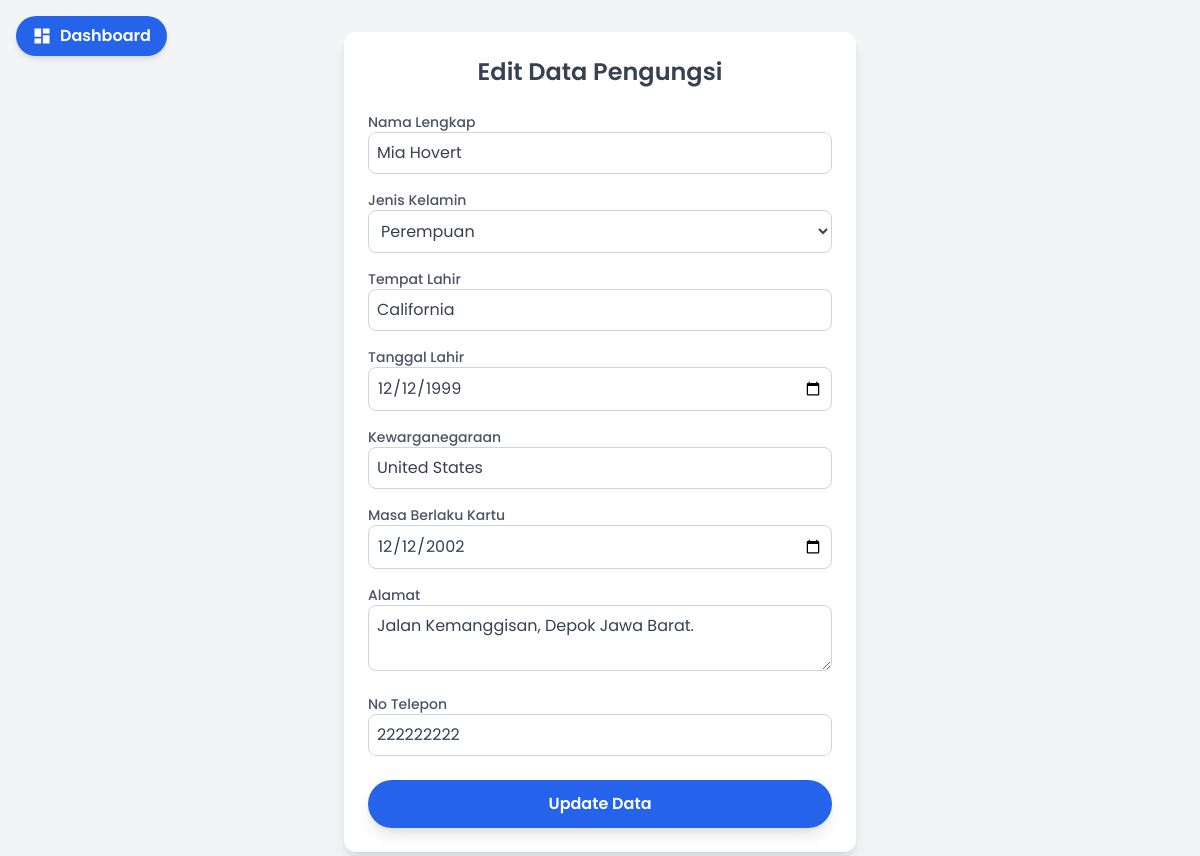
Screenshot of /admin/edit.php?id=10356245 with the database file from the repository.
### tables this page shows
CREATE TABLE `pengungsi` (
  `id_pengungsi` int(11) NOT NULL,
  `nama_lengkap` varchar(255) NOT NULL,
  `jenis_kelamin` enum('Laki-laki','Perempuan') NOT NULL,
  `tempat_lahir` varchar(255) NOT NULL,
  `tgl_lahir` date NOT NULL,
  `kewarganegaraan` varchar(255) NOT NULL,
  `masa_berlaku_kartu` date NOT NULL,
  `alamat` text NOT NULL,
  `no_tlp` varchar(20) NOT NULL,
  `foto` varchar(255) NOT NULL
);

### admin/edit.php (the view, shortened to what this page needs)
<?php
include 'db_connection.php';
$id_pengungsi = $_GET['id'];
$sql = "SELECT * FROM pengungsi WHERE id_pengungsi='$id_pengungsi'";
$result = $conn->query($sql);
$row = $result->fetch_assoc();
?>
<!DOCTYPE html>
<html lang="en">
<head>
    <link href="https://cdn.jsdelivr.net/npm/tailwindcss@2.2.19/dist/tailwind.min.css" rel="stylesheet">
    <link rel="stylesheet" href="https://cdn.jsdelivr.net/npm/sweetalert2@11/dist/sweetalert2.min.css">
</head>
<body class="bg-gray-100 min-h-screen flex items-center justify-center">
    <div class="fixed top-4 left-4">
        <a href="admin_dashboard.php" class="flex items-center bg-blue-600 hover:bg-blue-700 text-white font-semibold py-2 px-4 rounded-3xl shadow-md transition duration-300">
            <svg xmlns="http://www.w3.org/2000/svg" fill="currentColor" viewBox="0 0 24 24" class="w-5 h-5 mr-2">
                <path d="M3 13h8V3H3v10zm0 8h8v-6H3v6zM13 3v6h8V3h-8zm0 18h8v-10h-8v10z" />
            </svg>
            Dashboard
        </a>
    </div>
    <div class="container mx-auto my-8 max-w-lg p-6 bg-white shadow-lg rounded-xl">
        <h2 class="text-2xl font-semibold text-gray-700 mb-6 text-center">Edit Data Pengungsi</h2>
        <form action="edit.php?id=<?php echo $id_pengungsi; ?>" method="POST">
            <div class="space-y-4">
                <div>
                    <label for="nama_lengkap" class="block text-sm font-medium text-gray-600">Nama Lengkap</label>
                    <input type="text" id="nama_lengkap" name="nama_lengkap" value="<?php echo $row['nama_lengkap']; ?>" required class="w-full bg-white border border-gray-300 rounded-lg p-2 text-gray-700 focus:outline-none focus:border-blue-500">
                </div>
                <div>
                    <label for="jenis_kelamin" class="block text-sm font-medium text-gray-600">Jenis Kelamin</label>
                    <select id="jenis_kelamin" name="jenis_kelamin" required class="w-full bg-white border border-gray-300 rounded-lg p-2 text-gray-700 focus:outline-none focus:border-blue-500">
                        <option value="Perempuan" <?php echo ($row['jenis_kelamin'] == 'Perempuan') ? 'selected' : ''; ?>>Perempuan</option>
                    </select>
                </div>
                <div>
                    <label for="tempat_lahir" class="block text-sm font-medium text-gray-600">Tempat Lahir</label>
                    <input type="text" id="tempat_lahir" name="tempat_lahir" value="<?php echo $row['tempat_lahir']; ?>" required class="w-full bg-white border border-gray-300 rounded-lg p-2 text-gray-700 focus:outline-none focus:border-blue-500">
                </div>
                <div>
                    <label for="tgl_lahir" class="block text-sm font-medium text-gray-600">Tanggal Lahir</label>
                    <input type="date" id="tgl_lahir" name="tgl_lahir" value="<?php echo $row['tgl_lahir']; ?>" required class="w-full bg-white border border-gray-300 rounded-lg p-2 text-gray-700 focus:outline-none focus:border-blue-500">
                </div>
                <div>
                    <label for="kewarganegaraan" class="block text-sm font-medium text-gray-600">Kewarganegaraan</label>
                    <input type="text" id="kewarganegaraan" name="kewarganegaraan" value="<?php echo $row['kewarganegaraan']; ?>" required class="w-full bg-white border border-gray-300 rounded-lg p-2 text-gray-700 focus:outline-none focus:border-blue-500">
                </div>
                <div>
                    <label for="masa_berlaku_kartu" class="block text-sm font-medium text-gray-600">Masa Berlaku Kartu</label>
                    <input type="date" id="masa_berlaku_kartu" name="masa_berlaku_kartu" value="<?php echo $row['masa_berlaku_kartu']; ?>" required class="w-full bg-white border border-gray-300 rounded-lg p-2 text-gray-700 focus:outline-none focus:border-blue-500">
                </div>
                <div>
                    <label for="alamat" class="block text-sm font-medium text-gray-600">Alamat</label>
                    <textarea id="alamat" name="alamat" required class="w-full bg-white border border-gray-300 rounded-lg p-2 text-gray-700 focus:outline-none focus:border-blue-500"><?php echo $row['alamat']; ?></textarea>
                </div>
                <div>
                    <label for="no_tlp" class="block text-sm font-medium text-gray-600">No Telepon</label>
                    <input type="text" id="no_tlp" name="no_tlp" value="<?php echo $row['no_tlp']; ?>" required class="w-full bg-white border border-gray-300 rounded-lg p-2 text-gray-700 focus:outline-none focus:border-blue-500">
                </div>
            </div>
            <div class="mt-6">
                <button type="submit" class="w-full bg-blue-600 hover:bg-blue-700 text-white font-semibold py-3 rounded-3xl shadow-lg transition duration-300 focus:outline-none focus:ring-4 focus:ring-blue-300">Update Data</button>
            </div>
        </form>
    </div>
</body>
</html>

### admin/edit.php (style rules this page uses)
body { font-family: 'Poppins', sans-serif; }

### rows the page displays
pengungsi: nama_lengkap "Mia Hovert", jenis_kelamin "Perempuan", tempat_lahir "California", tgl_lahir "12/12/1999", kewarganegaraan "United States", masa_berlaku_kartu "12/12/2002", alamat "Jalan Kemanggisan, Depok Jawa Barat.", no_tlp "222222222"
